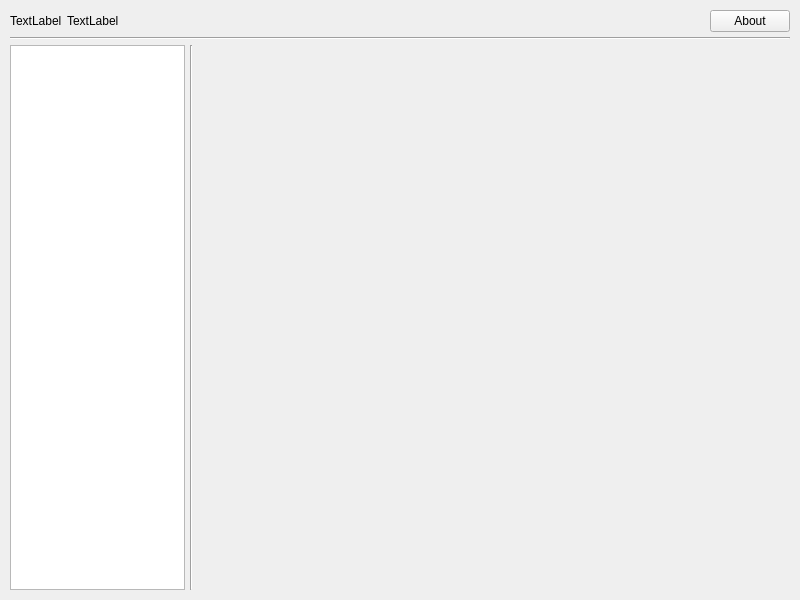
<?xml version="1.0" encoding="UTF-8"?>
<ui version="4.0">
 <class>MainWindow</class>
 <widget class="QMainWindow" name="MainWindow">
  <property name="geometry">
   <rect>
    <x>0</x>
    <y>0</y>
    <width>800</width>
    <height>600</height>
   </rect>
  </property>
  <property name="windowTitle">
   <string>MainWindow</string>
  </property>
  <widget class="QWidget" name="MainWidget">
   <layout class="QVBoxLayout" name="verticalLayout">
    <property name="spacing">
     <number>5</number>
    </property>
    <property name="leftMargin">
     <number>10</number>
    </property>
    <property name="topMargin">
     <number>10</number>
    </property>
    <property name="rightMargin">
     <number>10</number>
    </property>
    <property name="bottomMargin">
     <number>10</number>
    </property>
    <item>
     <layout class="QHBoxLayout" name="hLayoutLogo">
      <property name="spacing">
       <number>5</number>
      </property>
      <item>
       <widget class="QLabel" name="labelLogo">
        <property name="text">
         <string>TextLabel</string>
        </property>
       </widget>
      </item>
      <item>
       <widget class="QLabel" name="labelText">
        <property name="text">
         <string>TextLabel</string>
        </property>
       </widget>
      </item>
      <item>
       <spacer name="horizontalSpacer">
        <property name="orientation">
         <enum>Qt::Horizontal</enum>
        </property>
        <property name="sizeHint" stdset="0">
         <size>
          <width>40</width>
          <height>20</height>
         </size>
        </property>
       </spacer>
      </item>
      <item>
       <widget class="QPushButton" name="btnAbout">
        <property name="cursor">
         <cursorShape>PointingHandCursor</cursorShape>
        </property>
        <property name="text">
         <string>About</string>
        </property>
       </widget>
      </item>
     </layout>
    </item>
    <item>
     <widget class="Line" name="lineLogo">
      <property name="orientation">
       <enum>Qt::Horizontal</enum>
      </property>
     </widget>
    </item>
    <item>
     <layout class="QHBoxLayout" name="horizontalLayout">
      <property name="spacing">
       <number>5</number>
      </property>
      <item>
       <widget class="QTreeView" name="menuTreeView">
        <property name="sizePolicy">
         <sizepolicy hsizetype="Fixed" vsizetype="Expanding">
          <horstretch>0</horstretch>
          <verstretch>0</verstretch>
         </sizepolicy>
        </property>
        <property name="minimumSize">
         <size>
          <width>175</width>
          <height>0</height>
         </size>
        </property>
        <property name="maximumSize">
         <size>
          <width>175</width>
          <height>16777215</height>
         </size>
        </property>
       </widget>
      </item>
      <item>
       <widget class="Line" name="lineMenu">
        <property name="orientation">
         <enum>Qt::Vertical</enum>
        </property>
       </widget>
      </item>
      <item>
       <widget class="QStackedWidget" name="stackedWidget">
        <widget class="QWidget" name="page"/>
        <widget class="QWidget" name="page_2"/>
       </widget>
      </item>
     </layout>
    </item>
   </layout>
  </widget>
  <action name="actionClose">
   <property name="text">
    <string>Close</string>
   </property>
  </action>
 </widget>
 <resources/>
 <connections/>
</ui>
